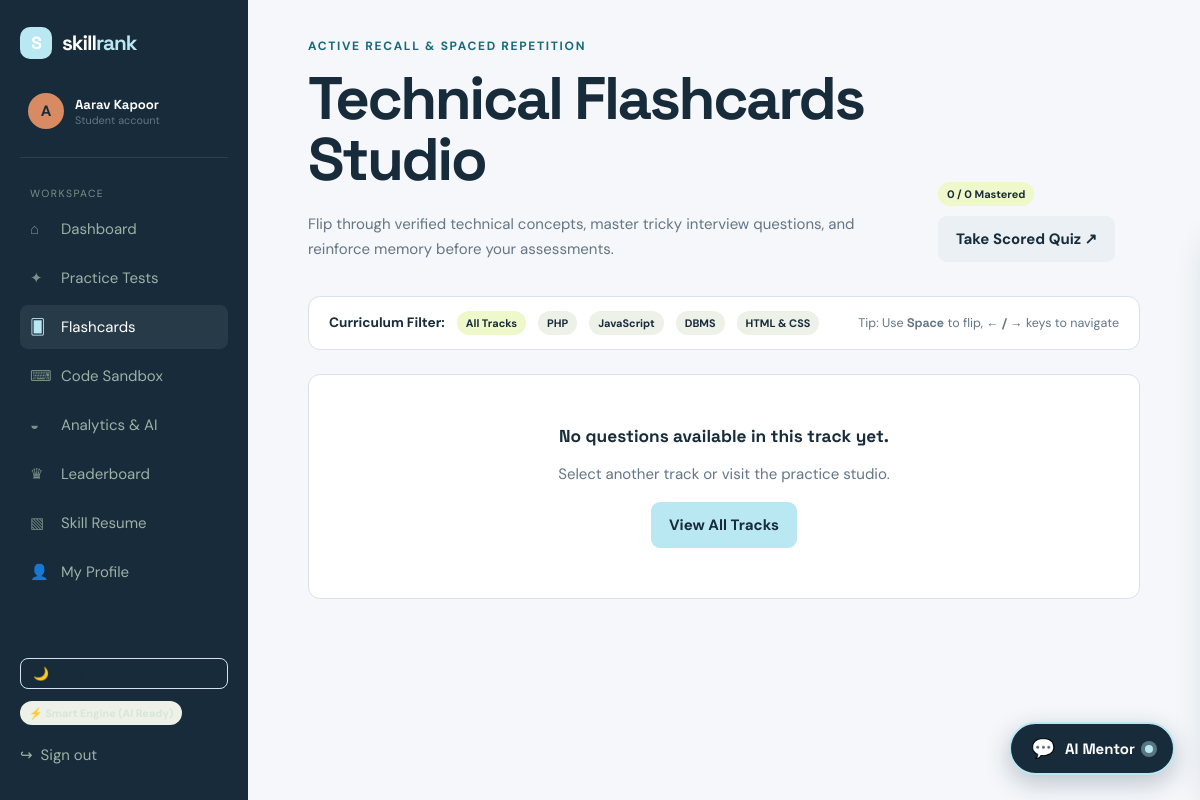
Screenshot of /flashcards.php (signed in) with the database file from the repository.
### tables this page shows
CREATE TABLE IF NOT EXISTS `students` (
    `id` INT AUTO_INCREMENT PRIMARY KEY,
    `user_id` INT UNIQUE NOT NULL,
    `university` VARCHAR(160) DEFAULT 'Northbridge University',
    `course` VARCHAR(100) DEFAULT 'BCA / B.Tech CS',
    `semester` VARCHAR(40) DEFAULT 'Semester 4',
    `phone` VARCHAR(30) DEFAULT '',
    `avatar` VARCHAR(255) DEFAULT '',
    `bio` TEXT,
    `career_goal` VARCHAR(160) DEFAULT 'Full-Stack Software Developer',
    FOREIGN KEY (`user_id`) REFERENCES `users`(`id`) ON DELETE CASCADE
);

CREATE TABLE IF NOT EXISTS `users` (
    `id` INT AUTO_INCREMENT PRIMARY KEY,
    `name` VARCHAR(100) NOT NULL,
    `email` VARCHAR(160) UNIQUE NOT NULL,
    `password_hash` VARCHAR(255) NOT NULL,
    `role` ENUM('student','admin') DEFAULT 'student',
    `created_at` TIMESTAMP DEFAULT CURRENT_TIMESTAMP
);

CREATE TABLE IF NOT EXISTS `subjects` (
    `id` INT AUTO_INCREMENT PRIMARY KEY,
    `name` VARCHAR(80) NOT NULL,
    `code` VARCHAR(20) NOT NULL,
    `description` VARCHAR(255) DEFAULT '',
    `icon` VARCHAR(30) DEFAULT '✦'
);

### db.php (called while the page is built, shortened)
<?php
function db(): mysqli {
    static $connection;
    if (!$connection) {
        $connection = new mysqli(DB_HOST, DB_USER, DB_PASS, DB_NAME);
        $connection->set_charset('utf8mb4');
    }
    return $connection;
}
function query(string $sql, string $types = '', array $params = []): mysqli_result|bool {
    $statement = db()->prepare($sql);
    if ($types && $params) $statement->bind_param($types, ...$params);
    $statement->execute();
    return $statement->get_result() ?: true;
}
function one(string $sql, string $types = '', array $params = []): ?array {
    $result = query($sql, $types, $params);
    return $result instanceof mysqli_result ? ($result->fetch_assoc() ?: null) : null;
}
function many(string $sql, string $types = '', array $params = []): array {
    $result = query($sql, $types, $params);
    return $result instanceof mysqli_result ? $result->fetch_all(MYSQLI_ASSOC) : [];
}

### auth.php (called while the page is built, shortened)
<?php
require_once __DIR__ . '/db.php';
function current_user(bool $refresh = false): ?array {
    static $user;
    if (isset($user)) return $user;
    $user = !empty($_SESSION['user_id'])
        ? one('SELECT u.*, s.university, s.course, s.semester, s.phone, s.avatar, s.bio, s.career_goal FROM users u LEFT JOIN students s ON s.user_id=u.id WHERE u.id=?', 'i', [(int) $_SESSION['user_id']])
        : null;
    return $user;
}
function require_login(string $role = ''): void {
    $user = current_user();
}
function e(?string $value): string { return htmlspecialchars($value ?? '', ENT_QUOTES, 'UTF-8'); }

### flashcards.php (the view, shortened to what this page needs)
<?php
require_once __DIR__ . '/auth.php';
require_login('student');
$subjects = many('SELECT * FROM subjects ORDER BY id ASC');
$subjectId = isset($_GET['subject']) ? (int)$_GET['subject'] : 0;
$whereClause = '1=1';
$params = [];
$types = '';
$sql = "SELECT q.*, s.name as subject_name, s.code as subject_code, t.name as topic_name
        FROM questions q
        JOIN subjects s ON s.id = q.subject_id
        LEFT JOIN topics t ON t.id = q.topic_id
        WHERE $whereClause
        ORDER BY RAND()
        LIMIT 30";
$cards = !empty($params) ? many($sql, $types, $params) : many($sql);
include 'includes/header.php';
?>
<div class="page-head">
<div>
<div class="eyebrow">Active Recall & Spaced Repetition</div>
<h1>Technical Flashcards Studio</h1>
<p>Flip through verified technical concepts, master tricky interview questions, and reinforce memory before your assessments.</p>
</div>
<div style="display:flex;gap:10px;align-items:center;flex-wrap:wrap">
<span class="pill lime" id="masteredCountPill">0 / <?= count($cards) ?> Mastered</span>
<a class="button button-quiet" href="practice.php">Take Scored Quiz ↗</a>
</div>
</div>
<div class="panel" style="margin-bottom:24px;padding:14px 20px;display:flex;align-items:center;justify-content:space-between;flex-wrap:wrap;gap:14px">
<div style="display:flex;align-items:center;gap:12px;flex-wrap:wrap">
<span style="font-weight:700;font-size:0.85rem">Curriculum Filter:</span>
<a href="flashcards.php" class="pill <?= $subjectId === 0 ? 'lime' : '' ?>" style="text-decoration:none">All Tracks</a>
<?php foreach ($subjects as $s): ?>
<a href="flashcards.php?subject=<?= $s['id'] ?>" class="pill <?= $subjectId === (int)$s['id'] ? 'lime' : '' ?>" style="text-decoration:none">
<?= e($s['name']) ?>
</a>
<?php endforeach; ?>
</div>
<small class="muted">Tip: Use <strong>Space</strong> to flip, <strong>← / →</strong> keys to navigate</small>
</div>
<?php if (empty($cards)): ?>
<div class="panel" style="text-align:center;padding:50px 20px">
<h3>No questions available in this track yet.</h3>
<p>Select another track or visit the practice studio.</p>
<a href="flashcards.php" class="button button-primary">View All Tracks</a>
</div>
<?php endif; ?>
<?php include 'includes/footer.php'; ?>

### includes/header.php (shortened to what this page needs)
<?php
require_once __DIR__ . '/../auth.php';
require_once __DIR__ . '/../ai.php';
$user = current_user();
$active = basename($_SERVER['PHP_SELF']);
?>
<!doctype html>
<html lang="en">
<head>
<link rel="stylesheet" href="assets/style.css?v=12">
</head>
<body>
<?php if ($user): ?>
<aside class="sidebar">
<a class="brand" href="<?= $user['role'] === 'admin' ? 'admin_dashboard.php' : 'dashboard.php' ?>">
<span class="brand-mark">S</span>
<span>skill<span>rank</span></span>
</a>
<div class="profile-mini">
<div class="avatar">
<?= strtoupper(substr($user['name'], 0, 1)) ?>
</div>
<div>
<strong><?= e($user['name']) ?></strong>
<small><?= ucfirst($user['role']) ?> account</small>
</div>
</div>
<nav>
<small class="nav-label">Workspace</small>
<?php
$links = $user['role'] === 'admin' ? [
    ['admin_dashboard.php', 'Overview', '◈'],
    ['students.php', 'Students', '♙'],
    ['subjects.php', 'Subjects', '▦'],
    ['questions.php', 'Question Bank', '▤'],
    ['admin_analytics.php', 'Analytics', '◒'],
    ['leaderboard.php', 'Leaderboard', '♛'],
    ['admin_ai.php', 'AI Diagnostics', '✦']
] : [
    ['dashboard.php', 'Dashboard', '⌂'],
    ['practice.php', 'Practice Tests', '✦'],
    ['flashcards.php', 'Flashcards', '🂠'],
    ['playground.php', 'Code Sandbox', '⌨'],
    ['analytics.php', 'Analytics & AI', '◒'],
    ['leaderboard.php', 'Leaderboard', '♛'],
    ['resume.php', 'Skill Resume', '▧'],
    ['profile.php', 'My Profile', '👤']
];
foreach ($links as $link):
    $isActive = ($active === $link[0]) || ($link[0] === 'questions.php' && $active === 'question_form.php');
?>
<a class="nav-link <?= $isActive ? 'active' : '' ?>" href="<?= $link[0] ?>">
<span><?= $link[2] ?></span>
<?= $link[1] ?>
</a>
<?php endforeach; ?>
</nav>
<div style="margin-top:auto;padding-top:20px;display:flex;flex-direction:column;gap:12px">
<button type="button" id="themeToggleBtn" onclick="toggleSkillRankTheme()" class="theme-toggle-btn" style="display:flex;align-items:center;gap:8px;background:none;border:1px solid var(--line);padding:7px 12px;border-radius:8px;color:var(--ink);cursor:pointer;font-size:0.8rem;transition:all 0.2s">
<span id="themeToggleIcon">🌙</span> <span id="themeToggleText">Toggle Theme</span>
</button>
<div style="font-size:0.75rem"><?= ai_badge_html() ?></div>
<a class="logout" href="logout.php" style="display:flex;align-items:center;gap:8px;text-decoration:none;padding:8px 0">
<span>↪</span> <span>Sign out</span>
</a>
</div>
</aside>
<?php endif; ?>
<main class="<?= $user ? 'app-main' : '' ?>">

### assets/style.css (style rules this page uses)
:root { --ink:#172b3a;--muted:#647586;--paper:#f5f7fa;--line:#d9e2ea;--lime:#b9e7f2;--teal:#176b78;--orange:#d88b62;--white:#fff;--navy:#102d46;--success:#287a68 }
* { box-sizing:border-box }
body { margin:0;background:var(--paper);color:var(--ink);font:15px 'DM Sans',sans-serif }
h1,h2,h3,strong,.brand { font-family:'Space Grotesk',sans-serif }
h1 { font-size:clamp(2.4rem,5vw,4.7rem);line-height:1.02;letter-spacing:-.04em;margin:14px 0 22px }
h3 { margin:0 0 8px;font-size:1.08rem }
p { line-height:1.65;color:var(--muted) }
a { color:inherit;text-decoration:none }
.brand { display:flex;align-items:center;gap:10px;font-size:1.3rem;font-weight:700;letter-spacing:-.05em }
.brand>span:last-child>span { color:var(--teal) }
.brand-mark { display:grid;place-items:center;background:var(--lime);width:32px;height:32px;border-radius:10px;font-family:'Space Grotesk';font-size:1.1rem }
.button { display:inline-flex;gap:10px;align-items:center;justify-content:center;border:0;border-radius:9px;padding:13px 18px;font-weight:700;cursor:pointer;transition:.2s transform,.2s box-shadow }
.button-primary { background:var(--lime);color:var(--ink) }
.button-quiet { background:#eaf0f4;color:var(--ink) }
.eyebrow { font-size:.75rem;text-transform:uppercase;letter-spacing:.14em;font-weight:700;color:var(--teal) }
.float-card small,.profile-mini small { display:block;color:var(--muted);font-size:.68rem }
.lime { background:var(--lime) }
.sidebar { position:fixed;left:0;top:0;bottom:0;width:248px;background:var(--ink);color:#d7e5db;padding:27px 20px;display:flex;flex-direction:column;z-index:2 }
.sidebar .brand { color:#fff }
.sidebar .brand>span:last-child>span { color:var(--lime) }
.profile-mini { display:flex;gap:11px;align-items:center;padding:34px 8px 28px;border-bottom:1px solid #ffffff18 }
.profile-mini strong { font-size:.82rem;display:block;color:#fff }
.avatar { width:36px;height:36px;border-radius:50%;background:var(--orange);color:var(--ink);display:grid;place-items:center;font-weight:700 }
.sidebar nav { padding-top:24px }
.nav-label { color:#789086;text-transform:uppercase;letter-spacing:.14em;font-size:.65rem;padding:0 10px }
.nav-link { display:flex;gap:13px;align-items:center;padding:12px 10px;color:#9eb1a5;border-radius:8px;margin-top:5px }
.nav-link span { width:18px;color:#789086 }
.nav-link.active,.nav-link:hover { background:#ffffff12;color:#fff }
.nav-link.active span { color:var(--lime) }
.logout { margin-top:auto;padding:10px;color:#9eb1a5 }
.app-main { margin-left:248px;min-height:100vh;padding:38px 5vw 70px }
.page-head { display:flex;justify-content:space-between;align-items:end;gap:20px;margin-bottom:34px }
.page-head p { margin:4px 0 0 }
.stat-card,.panel { background:#fff;border:1px solid var(--line);border-radius:12px;padding:21px }
.pill { display:inline-block;background:#edf1e8;border-radius:20px;padding:5px 9px;font-size:.68rem;font-weight:700 }
.pill.lime { background:#eff8ca }
.muted { color:var(--muted) }

### rows the page displays
students: user.name "A", user.name "Aarav Kapoor", user.role "Student"
subjects: name "PHP"
subjects: name "JavaScript"
subjects: name "DBMS"
subjects: name "HTML & CSS"

### other values shown
$link[2] "⌂"
$link[1] "Dashboard"
$link[2] "✦"
$link[1] "Practice Tests"
$link[2] "🂠"
$link[1] "Flashcards"
$link[2] "⌨"
$link[1] "Code Sandbox"
$link[2] "◒"
$link[1] "Analytics & AI"
$link[2] "♛"
$link[1] "Leaderboard"
$link[2] "▧"
$link[1] "Skill Resume"
$link[2] "👤"
